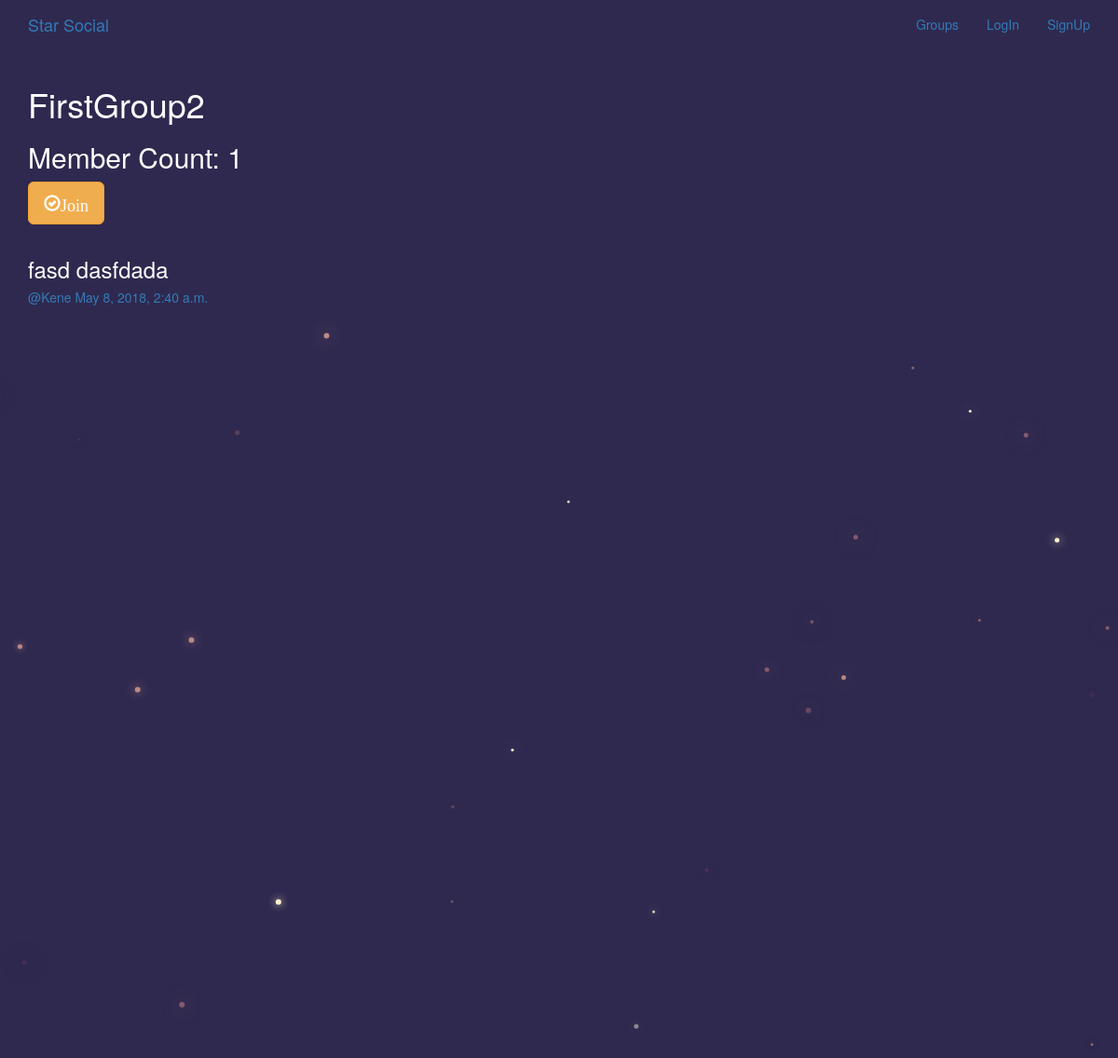
Screenshot of /groups/posts/in/firstgroup2/ with the database file from the repository.
### groups/models.py (models this page shows, shortened)
class Group(models.Model):
    name = models.CharField(max_length=255, unique=True)
    slug = models.SlugField(allow_unicode=True, unique=True)
    description = models.TextField(blank=True, default='')
    description_html = models.TextField(editable=False, default='', blank=True)
    members = models.ManyToManyField(User, through='GroupMember')
    class Meta:
        ordering = ['name']

### posts/models.py (models this page shows, shortened)
class Post(models.Model):
    user = models.ForeignKey(User, related_name='posts',on_delete=models.CASCADE)
    created_at = models.DateTimeField(auto_now=True)
    message = models.TextField()
    message_html = models.TextField(editable=False)
    group = models.ForeignKey(Group, related_name='posts', null=True, blank=True,on_delete=models.CASCADE)
    class Meta:
        ordering = ['-created_at']
        unique_together = ['user', 'message']

### groups/views.py (the view)
# urls.py: url(r'^posts/in/(?P<slug>[-\w]+)/$', views.SingleGroup.as_view(), name='single'),
class SingleGroup(generic.DetailView):
    model = Group

### groups/templates/groups/group_detail.html
{% extends "groups/group_base.html" %}
{% block pregroup %}
  <h1>{{ group.name }}</h1>
  <h2>Member Count: {{ group.members.count }}</h2>
  <div class="content">
    {% if user in group.members.all %}
      <a href="{% url 'groups:leave' slug=group.slug %}" class='btn btn-lg btn-fill btn-warning'>
        <span class='glyphicon glyphicon-remove-circle'>Leave</span>
      </a>
    {% else %}
    <a href="{% url 'groups:join' slug=group.slug %}" class='btn btn-lg btn-fill btn-warning'>
      <span class='glyphicon glyphicon-ok-circle'>Join</span>
    </a>
    {% endif %}
  </div>
{% endblock %}
{% block group_content %}
  {% if group.posts.count == 0 %}
    <h2>No posts in this group yet!</h2>
  {% else %}
    {% for post in group.posts.all %}
      {% include "posts/_post.html" %}
    {% endfor %}
  {% endif %}
{% endblock %}

### posts/templates/posts/_post.html (shortened to what this page needs)
<div class="post media">
  <h3>{{post.message_html|safe}}</h3>
  <div class="media-body">
    <h5 class="media-heading">
      <span class='username'>
        <a href="{% url 'posts:for_user' username=post.user.username %}">
          @{{post.user.username}}
        </a>
      </span>
      <time class="time">
        <a href="{% url 'posts:single' username=post.user.username pk=post.pk %}">
          {{ post.created_at }}
        </a>
      </time>
    </h5>
  </div>
</div>

### static/css/master.css (style rules this page uses)
html, body { height: 100%; width: 100%; overflow: hidden; background:#2f294f; margin: 0; color:white; }

### rows the page displays
Group: name "FirstGroup2", members.count "1"
Post: message_html "fasd dasfdada", user.username "Kene", created_at "May 8, 2018, 2:40 a.m."
